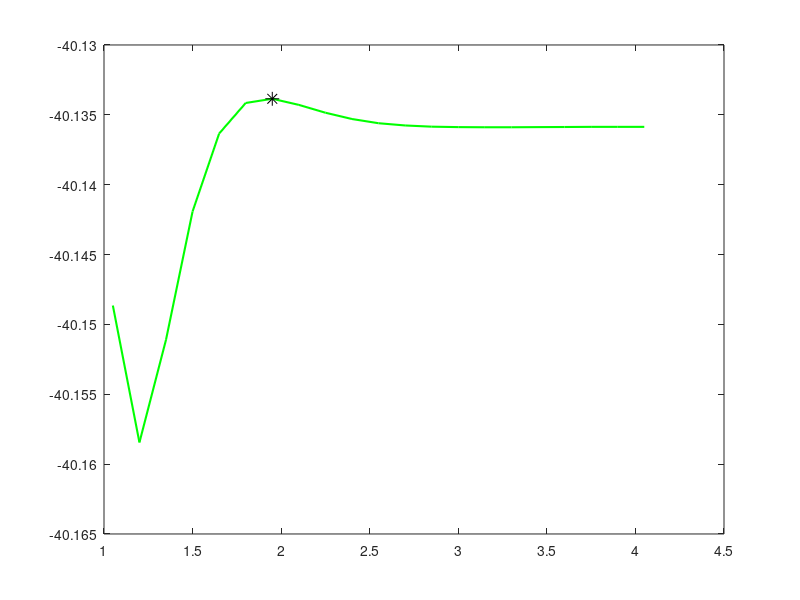

Reproduce this figure in MATLAB. (Note: this script raises an error after producing the figure.)
d = [1.0500, 1.2000, 1.3500, 1.5000, 1.6500, 1.8000, 1.9500, 2.1000, 2.2500, 2.4000, ...
    2.5500, 2.7000, 2.8500, 3.0000, 3.1500, 3.3000, 3.4500, 3.6000, 3.7500, 3.9000, 4.0500];
E = [-40.14865, -40.15845, -40.15110, -40.14192, -40.13634, -40.13415, -40.13385, -40.13429, ...
    -40.13485, -40.13530, -40.13560, -40.13576, -40.13585, -40.13588, -40.13589, -40.13589, ...
    -40.13588, -40.13587, -40.13586, -40.13586, -40.13586];

% Trova il massimo valore di E e il corrispondente valore di d
[maxE, idx] = max(E);
maxD = d(idx);

figure;
plot(d, E, 'g', 'LineWidth', 1.5);
hold on;
plot(maxD, maxE, '*', 'MarkerSize', 10, 'Color', 'k'); % Punto massimo

% Aggiungi linea tratteggiata verticale
xline(maxD, '--', 'Color', 'b', 'LineWidth', 1.5);

% Imposta i limiti dell'asse y
ylim([-40.13 max(E) + 0.01]);

xlabel('d [Å]');
ylabel('E [Hartree]');
title('Scan for transition state');
grid on;
hold off;
